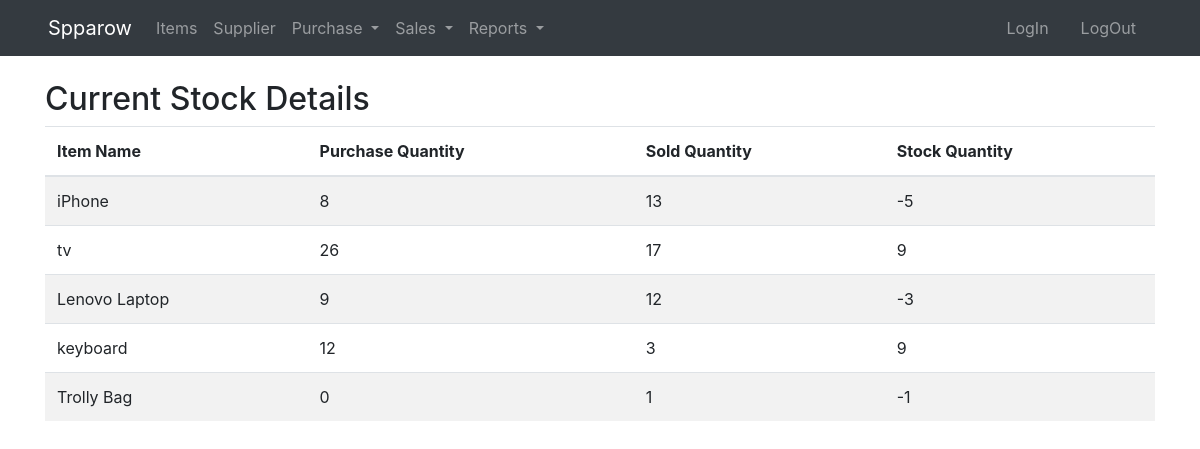
/stock_report/, run on the app's committed database.
### inventry_app/models.py (models this page shows)
class Item(models.Model):
    item_code = models.CharField(max_length=20)
    name = models.CharField(max_length=100)
    price = models.DecimalField(max_digits=10, decimal_places=2)
    def __str__(self):
        return self.name

### inventry_app/views.py (the view)
# urls.py: path('stock_report/',views.stock_report, name="stock_report"),
def stock_report(request):
    items = Item.objects.all()
    stock_quantities = []
    for item in items:
        purchase_quantity = 0
        sale_quantity = 0
        purchase_details = PurchaseDetails.objects.filter(item=item)
        for purchase_detail in purchase_details:
            purchase_quantity += purchase_detail.quantity
        sale_details = SaleDetail.objects.filter(item=item)
        for sale_detail in sale_details:
            sale_quantity += sale_detail.quantity
        stock_quantity = purchase_quantity - sale_quantity
        stock_quantities.append({
            'item': item,
            'purchase_quantity': purchase_quantity,
            'sale_quantity': sale_quantity,
            'available_quantity': stock_quantity,
        })
    return render(request, 'dashboard/stock_report.html',{'stock_quantities':stock_quantities})

### templates/dashboard/stock_report.html (shortened to what this page needs)
{% extends "partials/base.html" %}
{% block content %}
<div class="container mt-4">
    <h2>Current Stock Details</h2>
    <table class="table table-striped">
        <thead>
            <tr>
                <th>Item Name</th>
                <th> Purchase Quantity</th>
                <th> Sold Quantity</th>
                <th>Stock Quantity</th>
            </tr>
        </thead>
        <tbody>
            {% for stock in stock_quantities %}
            <tr>
                <td>{{ stock.item }}</td>
                <td>{{ stock.purchase_quantity }}</td>
                <td>{{ stock.sale_quantity }}</td>
                <td>{{stock.available_quantity}} </td>
            </tr>
            {% endfor %}
        </tbody>
    </table>
</div>
{% endblock content %}

### data on the page
Item: item "iPhone", purchase_quantity "8", sale_quantity "13", available_quantity "-5"
Item: item "tv", purchase_quantity "26", sale_quantity "17", available_quantity "9"
Item: item "Lenovo Laptop", purchase_quantity "9", sale_quantity "12", available_quantity "-3"
Item: item "keyboard", purchase_quantity "12", sale_quantity "3", available_quantity "9"
Item: item "Trolly Bag", purchase_quantity "0", sale_quantity "1", available_quantity "-1"
